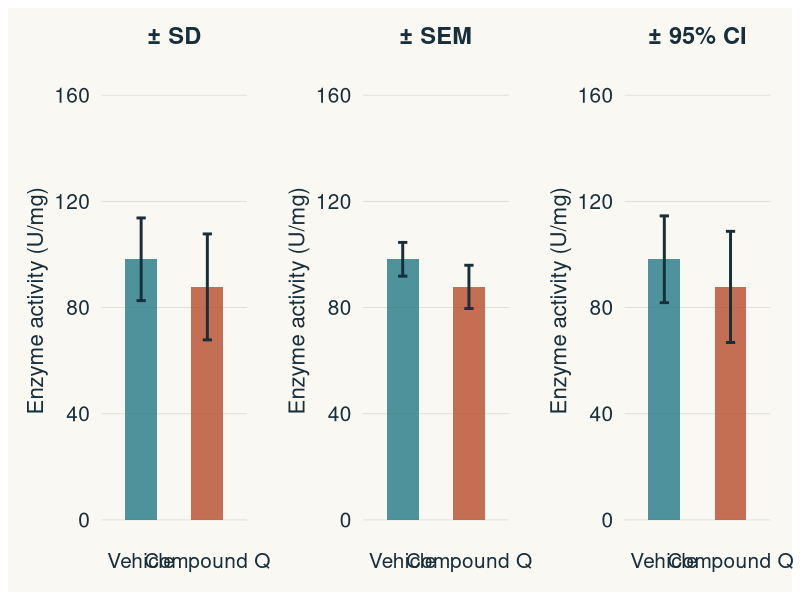
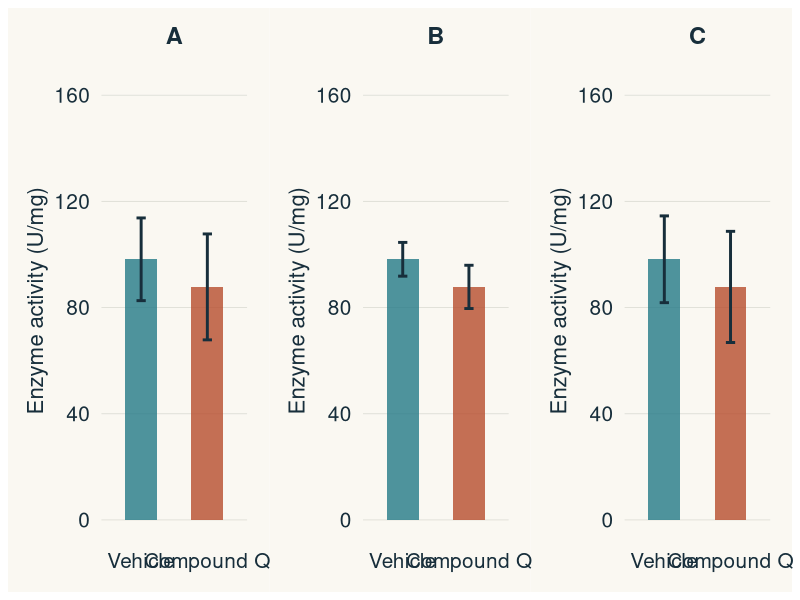

Reproduce these figures in R, in order.
library(ggplot2)
library(patchwork)

paper <- "#FAF8F2"; ink <- "#172E3B"; teal <- "#237A87"; rust <- "#B64C2E"

theme_d <- theme_minimal(base_size = 18, base_family = "Helvetica") +
  theme(text            = element_text(colour = ink),
        plot.background  = element_rect(fill = paper, colour = NA),
        panel.background = element_rect(fill = paper, colour = NA),
        panel.grid.minor = element_blank(),
        panel.grid.major = element_line(colour = "#DDDED6", linewidth = .3),
        axis.text        = element_text(colour = ink, size = 15),
        axis.title       = element_text(size = 16),
        legend.position  = "none",
        plot.margin      = margin(14, 16, 14, 14))

vehicle  <- c(79.620, 79.143, 111.790, 107.580, 113.410, 97.593)
compound <- c(58.717, 79.147,  94.110,  83.853, 119.457, 91.413)
n <- 6

stats <- data.frame(
  condition = factor(c("Vehicle", "Compound Q"), levels = c("Vehicle", "Compound Q")),
  mean = c(mean(vehicle), mean(compound)),
  sd   = c(sd(vehicle),   sd(compound)),
  sem  = c(sd(vehicle) / sqrt(n),  sd(compound) / sqrt(n)),
  ci95 = c(qt(0.975, n - 1) * sd(vehicle)  / sqrt(n),
            qt(0.975, n - 1) * sd(compound) / sqrt(n))
)

eb_panel <- function(hw_col, title) {
  d <- stats
  d$lo <- d$mean - d[[hw_col]]
  d$hi <- d$mean + d[[hw_col]]
  ggplot(d, aes(condition, mean, fill = condition)) +
    geom_col(width = 0.48, alpha = 0.80, colour = NA) +
    geom_errorbar(aes(ymin = lo, ymax = hi),
                  width = 0.14, linewidth = 1.0, colour = ink) +
    scale_fill_manual(values = c(teal, rust)) +
    scale_y_continuous(limits = c(0, 165), breaks = c(0, 40, 80, 120, 160)) +
    labs(x = NULL, y = "Enzyme activity (U/mg)", title = title) +
    theme_d +
    theme(panel.grid.major.x = element_blank(),
          plot.title = element_text(size = 17, face = "bold", hjust = 0.5, margin = margin(b = 8)))
}

p_sd  <- eb_panel("sd",   "± SD")
p_sem <- eb_panel("sem",  "± SEM")
p_ci  <- eb_panel("ci95", "± 95% CI")

p <- p_sd | p_sem | p_ci

ggsave(
  "figures/generated/error-bars-comparison.png", p,
  width = 14, height = 4.5, dpi = 180,
  device = function(filename, width, height, res, ...) {
    grDevices::png(filename, width = width, height = height, units = "in", res = res,
      type = if (Sys.info()[["sysname"]] == "Darwin") "quartz" else "cairo", ...)
  }
)
message("Saved error-bars-comparison.png")

# Unlabelled version for the guessing step: same panels, titles A / B / C.
p_blank <- eb_panel("sd", "A") | eb_panel("sem", "B") | eb_panel("ci95", "C")
ggsave(
  "figures/generated/error-bars-unlabelled.png", p_blank,
  width = 14, height = 4.5, dpi = 180,
  device = function(filename, width, height, res, ...) {
    grDevices::png(filename, width = width, height = height, units = "in", res = res,
      type = if (Sys.info()[["sysname"]] == "Darwin") "quartz" else "cairo", ...)
  }
)
message("Saved error-bars-unlabelled.png")
